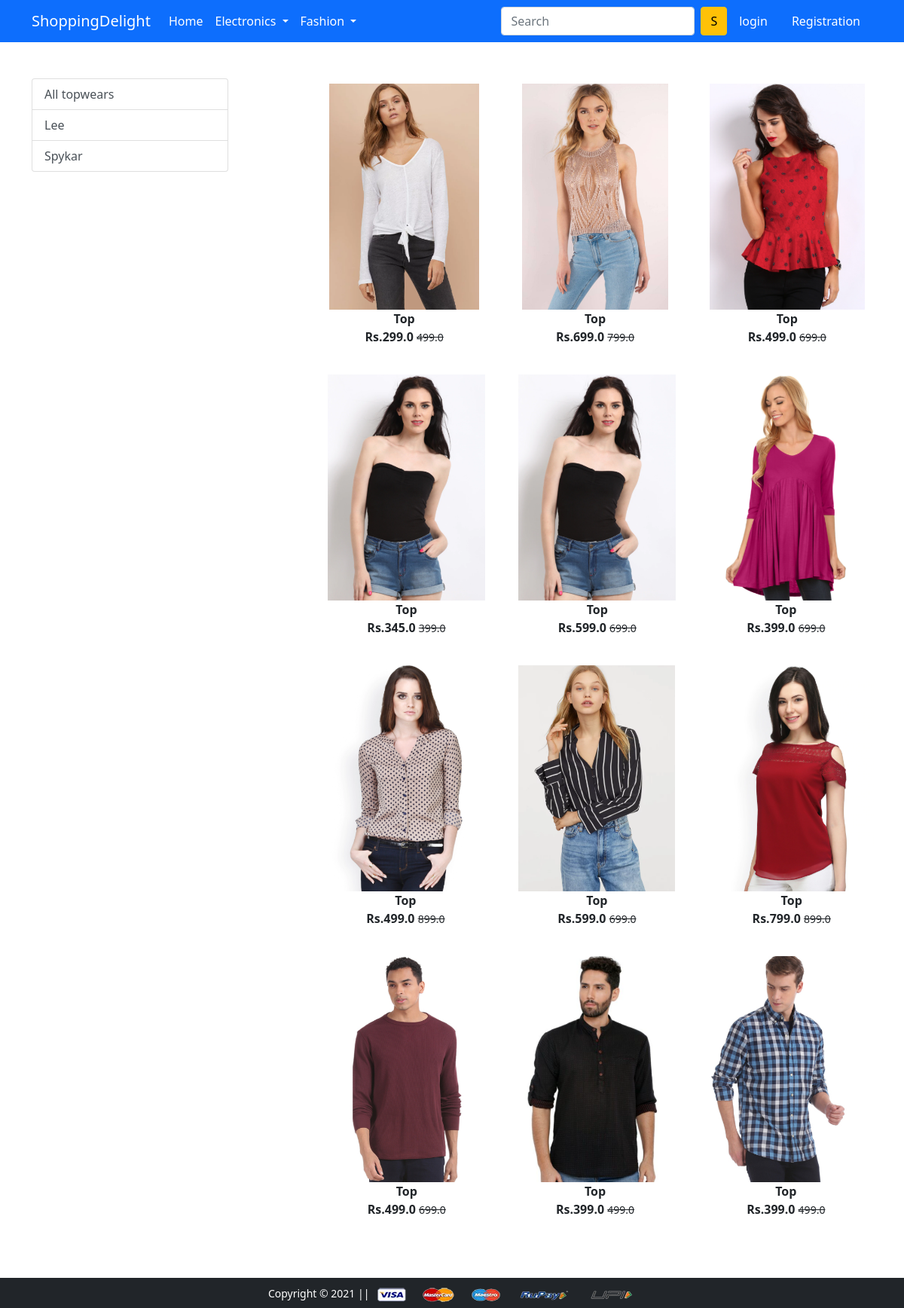
Screenshot of /topwear/ with the database file from the repository.
### app/models.py (models this page shows, shortened)
class Product(models.Model):
    title = models.CharField(max_length=100)
    selling_price = models.FloatField()
    discounted_price = models.FloatField()
    description = models.TextField()
    brand = models.CharField(max_length=100)
    category = models.CharField( choices= CATEGORY_CHOICES ,max_length=2)
    product_image = models.ImageField(upload_to='productimg')

### app/views.py (the view)
# urls.py: path('topwear/', views.topwear, name='topwear'),
def topwear(request, data=None):
 if data == None:
  topwears = Product.objects.filter(category='TW')
 elif data == 'Lee' or data == 'Spykar':
  topwears = Product.objects.filter(category='TW').filter(brand=data)
 return render(request, "app/topwear.html",{'topwears':topwears})

### app/templates/app/topwear.html (shortened to what this page needs)
{% extends 'app/base.html' %}
{% load static %}
{% block main-content %}
<div class="container my-5">
 <div class="row">
  <div class="col-sm-3">
   <div class= "list-group">
       <a href="{% url 'topwear' % }"
       class="list-group-item list-group-item-action" aria-current="true">All topwears </a>
       <a href= "{% url 'topweardata' 'Lee' %}"
       class= "list-group-item list-group-item-action" aria-current="true">Lee</a>
       <a href="{% url 'topweardata' 'Spykar' %}"
       class= "list-group-item list-group-item-action" aria-current="true">Spykar</a>
   </div>
  </div>
  <div class="col-sm-8 offset-sm-1">
      <div class= "row">
          {% for product in topwears %}
          <div class="col-sm-4 text-center mb-4">
              <a href="{% url 'product-detail' product.id %}"
              class="btn">
               <div class="item">
                   <img src ="{{product.product_image.url}}" alt="" height="300" class="">
                   <div class= "fw-bold">{{product.title}}</div>
                   <div class= "fw-bold">Rs.{{product.discounted_price}}
                    <small class= "fw-light text-decoration-line-through">{{product.selling_price}}</small>
                   </div>
               </div></a>
          </div>
          {% endfor %}
      </div>
  </div>
 </div>
</div>
{% endblock main-content %}

### rows the page displays
Product: product_image (picture), title "Top", discounted_price "299.0", selling_price "499.0"
Product: product_image (picture), title "Top", discounted_price "699.0", selling_price "799.0"
Product: product_image (picture), title "Top", discounted_price "499.0", selling_price "699.0"
Product: product_image (picture), title "Top", discounted_price "345.0", selling_price "399.0"
Product: product_image (picture), title "Top", discounted_price "599.0", selling_price "699.0"
Product: product_image (picture), title "Top", discounted_price "399.0", selling_price "699.0"
Product: product_image (picture), title "Top", discounted_price "499.0", selling_price "899.0"
Product: product_image (picture), title "Top", discounted_price "599.0", selling_price "699.0"
Product: product_image (picture), title "Top", discounted_price "799.0", selling_price "899.0"
Product: product_image (picture), title "Top", discounted_price "499.0", selling_price "699.0"
Product: product_image (picture), title "Top", discounted_price "399.0", selling_price "499.0"
Product: product_image (picture), title "Top", discounted_price "399.0", selling_price "499.0"
